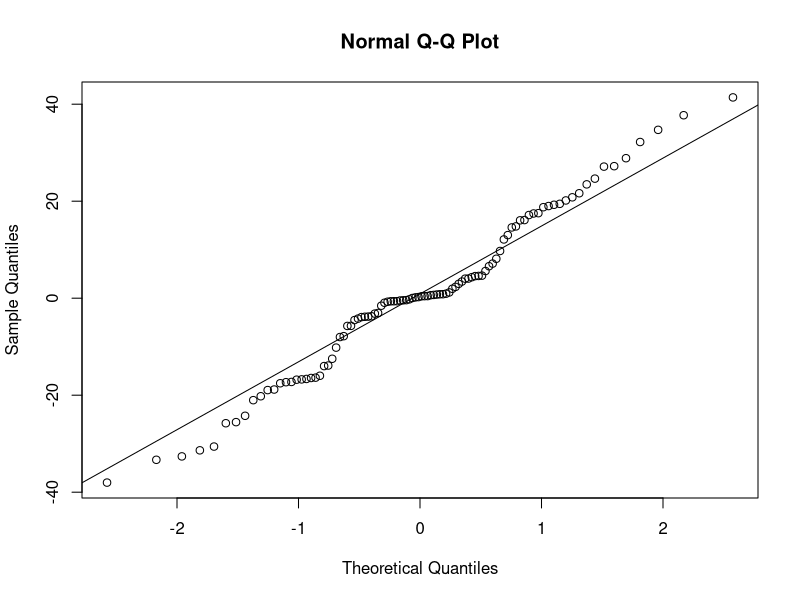
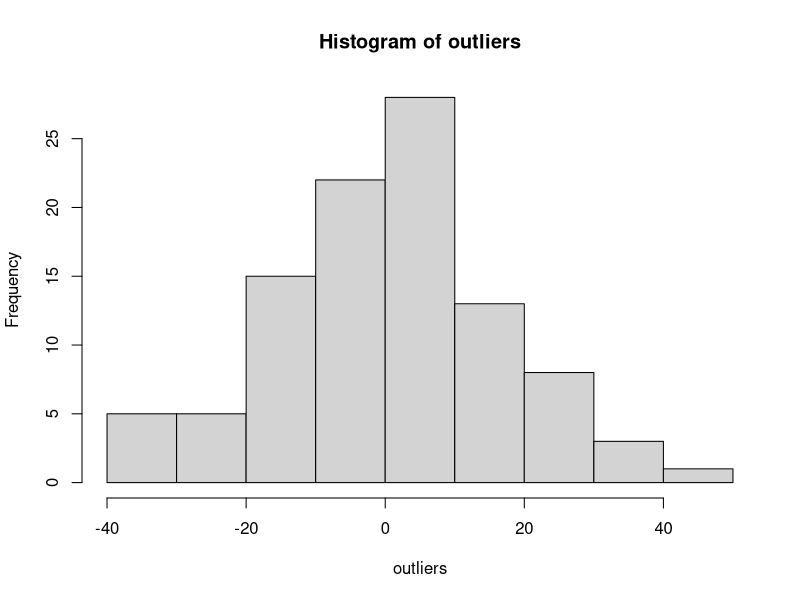
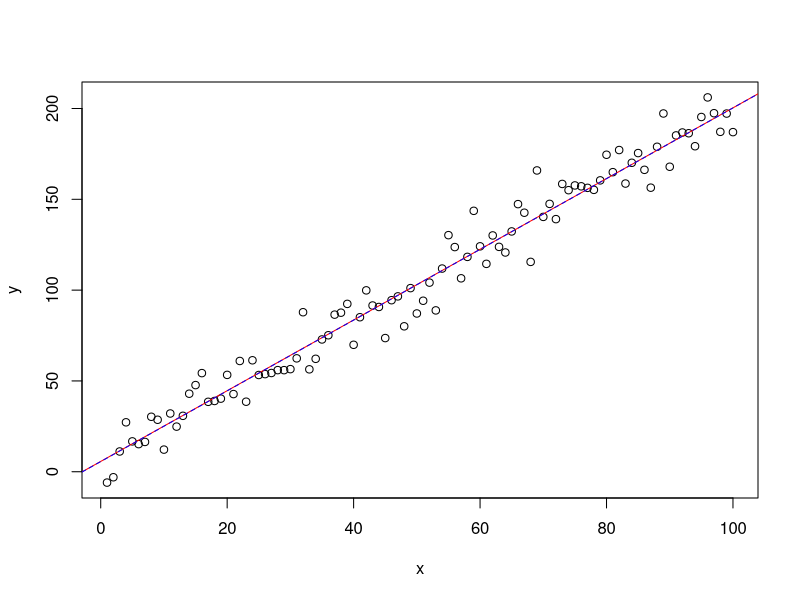

Write R code to recreate these figures, in order.
library(TeachingDemos)


### Name: outliers
### Title: Outliers data
### Aliases: outliers
### Keywords: datasets

### ** Examples

data(outliers)
qqnorm(outliers)
qqline(outliers)
hist(outliers)

o.chuck <- function(x) {  # function to throw away outliers
	qq <- quantile(x, c(1,3)/4, names=FALSE)
	r <- diff(qq) * 1.5
	tst <- x < qq[1] - r | x > qq[2] + r
	if(any(tst)) {
		cat('Removing ', paste(x[tst], collapse=', '), '\n')
		x <- x[!tst]
		out <- Recall(x)
	} else {
		out <- x
	}
	out
}

x <- o.chuck( outliers )
length(x)

if(require(MASS)) {
  char2seed('robust')
  x <- 1:100
  y <- 3 + 2*x + sample(scale(outliers))*10

  plot(x,y)
  fit <- lm(y~x)
  abline(fit, col='red')

  fit.r <- rlm(y~x)
  abline(fit.r, col='blue', lty='dashed')

  rbind(coef(fit), coef(fit.r))
  length(o.chuck(resid(fit)))
}



### The data was generated using code similar to:

char2seed('outlier')

outliers <- rnorm(25)

dir <- 1

while( length(outliers) < 100 ){
	qq <- quantile(c(outliers, dir*Inf), c(1,3)/4)
	outliers <- c(outliers,
		qq[ 1.5 + dir/2 ] + dir*1.55*diff(qq) + dir*abs(rnorm(1)) )
	dir <- -dir
}
